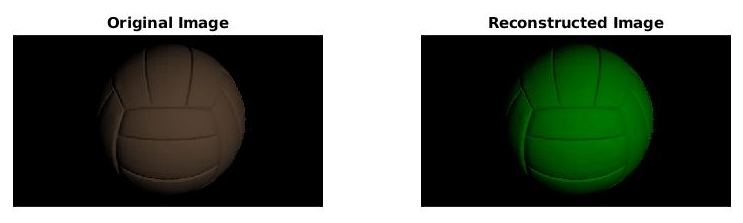
%> input picture 3/newmethod.jpg, 743 x 223 px
$ octave --eval "recoloring('newmethod.jpg');"   (GNU Octave 9; MATLAB toolbox functions it lacks are replaced by stand-ins)
%> lines starting %> are read from the running program, lines starting %| are printed output that depends on the picture
function recoloring(org_img_path)
%> called with org_img_path = 'newmethod.jpg'
org_img = imread(org_img_path);
%> org_img is the input picture: size 223x743x3 uint8; mean R, G, B 94.9, 101.6, 92.5
green_img = cat(3, zeros(length(org_img(:,1,:)), length(org_img(1,:,:)), 'uint8'), 255*ones(length(org_img(:,1,:)), length(org_img(1,:,:)), 'uint8'), zeros(length(org_img(:,1,:)), length(org_img(1,:,:)), 'uint8'));
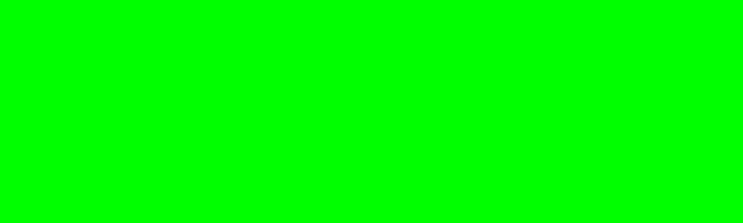
%> green_img: size 223x743x3 uint8; mean R, G, B 0, 255, 0
reconstructed_img = im2double(org_img) .* im2double(green_img);
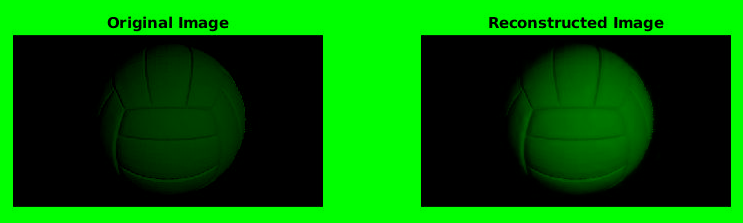
%> reconstructed_img: size 223x743x3 double; mean R, G, B 0, 0.398, 0
subplot(1,2,1), imshow(org_img), title("Original Image");
subplot(1,2,2), imshow(reconstructed_img), title("Reconstructed Image")

end

$ run again, on 3/ball.png
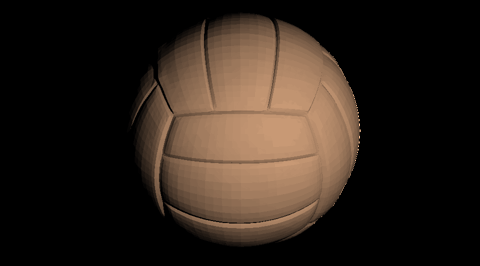
%> input picture 3/ball.png, 480 x 266 px
%> in recoloring, org_img is the input picture: size 266x480x3 uint16; mean R, G, B 4715.9, 3613.8, 2768
%> in recoloring, `reconstructed_img = im2double(org_img) .* im2double(green_img);`:
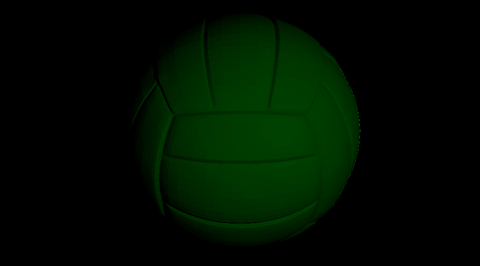
%> reconstructed_img: size 266x480x3 double; mean R, G, B 0, 0.0551, 0
